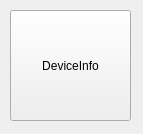
<?xml version="1.0" encoding="UTF-8"?>
<ui version="4.0">
 <class>DeviceInfoPanel</class>
 <widget class="QWidget" name="DeviceInfoPanel">
  <property name="geometry">
   <rect>
    <x>0</x>
    <y>0</y>
    <width>143</width>
    <height>134</height>
   </rect>
  </property>
  <property name="windowTitle">
   <string>Form</string>
  </property>
  <widget class="QPushButton" name="pushButton">
   <property name="geometry">
    <rect>
     <x>10</x>
     <y>10</y>
     <width>121</width>
     <height>111</height>
    </rect>
   </property>
   <property name="text">
    <string>DeviceInfo</string>
   </property>
  </widget>
 </widget>
 <resources/>
 <connections/>
</ui>
